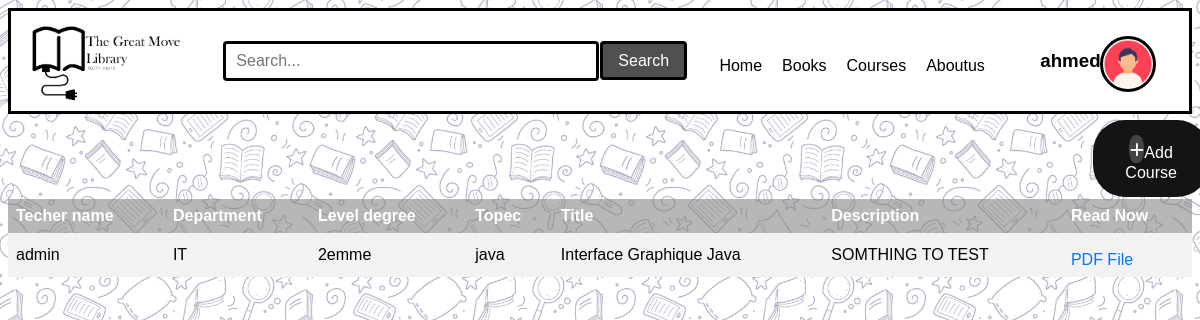
Screenshot of /Courses.php (signed in) with the database file from the repository.
### tables this page shows
CREATE TABLE `users` (
  `id` int NOT NULL AUTO_INCREMENT,
  `username` varchar(255) NOT NULL,
  `password` varchar(255) NOT NULL,
  `email` varchar(255) NOT NULL,
  `role` enum('teacher','student') NOT NULL,
  `created_at` timestamp NOT NULL DEFAULT CURRENT_TIMESTAMP,
  PRIMARY KEY (`id`)
);

CREATE TABLE `lessons` (
  `id` int NOT NULL AUTO_INCREMENT,
  `title` varchar(255) NOT NULL,
  `description` text,
  `file_path` varchar(255) NOT NULL,
  `teacher_id` int NOT NULL,
  `created_at` timestamp NOT NULL DEFAULT CURRENT_TIMESTAMP,
  `department_id` varchar(50) NOT NULL,
  `topec` varchar(50) NOT NULL,
  `class_level` int NOT NULL,
  PRIMARY KEY (`id`),
  KEY `teacher_id` (`teacher_id`),
  CONSTRAINT `lessons_ibfk_1` FOREIGN KEY (`teacher_id`) REFERENCES `users` (`id`)
);

### Courses.php (the view, shortened to what this page needs)
<?php
require_once('connbd.php');
$query = "SELECT * FROM lessons";
$courses = $db->query($query)->fetchAll(PDO::FETCH_ASSOC);
include 'navANDhead.php';
?>
    <a class='button' href="uplodecourseform.php"><span>&#43;</span>Add<br>Course</a>
    <table>
        <tr>
            <th>Techer name</th>
            <th>Department</th>
            <th>Level degree</th>
            <th>Topec</th>
            <th>Title</th>
            <th>Description</th>
			<th>Read Now</th>
        </tr>
        <?php foreach ($courses as $course): ?>
        <tr>
            <?php
            $query2 = "SELECT username FROM users WHERE id = ?";
            $stmt = $db->prepare($query2);
            $stmt->execute([$course['teacher_id']]);
            $result = $stmt->fetch(PDO::FETCH_ASSOC);
            ?>
            <td><?php echo $result['username']; ?></td>
            <td><?php echo $course['department_id']; ?></td>
            <td><?php
            if ($course['class_level']>10) {
                if ($course['class_level']==11) {
                    echo "1er Master";
                }else{ echo "2emm Master";}
            }else{
                if ($course['class_level']==2) {
                    echo "2emme";
                }if($course['class_level']==3) {
                    echo "3emme";
                }
            }
            ?></td>
            <td><?php echo $course['topec']; ?></td>
            <td><?php echo $course['title']; ?></td>
            <td><?php echo $course['description']; ?></td>
            <td> <a href="download.php?filename=<?php echo urlencode($course['file_path']);?>">PDF File</a></td>
        </tr>
        <?php endforeach; ?>
    </table>
</body>
</html>

### navANDhead.php (shortened to what this page needs)
<?php
require_once('connbd.php');?>
<!DOCTYPE html>
<html lang="en">
<head>
    <link rel="stylesheet" href="css/style.css">
    <link rel="stylesheet" href="css/booksstyle.css">
</head>
<body>
<header>
    <div class="header-container">
        <h1><a href="index.php"><img src="resorses/logo.png" width="190"></a></h1>
        <form method="get" action="search.php" class="search-form">
            <input type="text" name="search" class="search-input" placeholder="Search...">
            <input type="submit" value="Search" class="search-submit">
        </form>
        <nav class="nava">
            <ul>
                <li class="nava"><a href="index.php">Home</a></li>
                <li class="nava"><a href="books.php">Books</a></li>
                <li class="nava"><a href="Courses.php">Courses</a></li>
                <li class="nava"><a href="aboutpage.php">Aboutus</a></li>
            </ul>
        </nav>
        <div class="user-info">
            <h3 class="user-name">
                 <?php
                 if(isset($_SESSION['login'])){
                 $login=$_SESSION['login'];
                    $query = "SELECT * FROM users where username='$login'";
                    $user = $db->query($query)->fetchAll(PDO::FETCH_ASSOC);
                    foreach ($user as $user3):
                    echo $user3['username'];
                    endforeach;}
                    else{
                        echo "Guest";
                    }
                ?>
            </h3>
            <a href="profile.php"><img src="Profile-Icon-SVG-09856789.png" alt="Profile photo" class="profile-photo"></a>
        </div>
    </div>
</header>

### css/style.css (style rules this page uses)
body { font-family: Arial, sans-serif; background-color: white; background-image: url(../Src/assets/main.png); background-size: 290px; }
header { background-color: white; color: #000000; padding: 0px; border: 3px solid black; padding-right: 3%; }
h1 { margin: 0; text-align: center; justify-content: center; }
nav ul { margin: 0; padding: 0; list-style: none; display: flex; text-decoration: none; justify-content: space-between; border: #000000; border-color: #000000; }
nav li { margin: 0 10px; }
nav a { color: #000000; text-decoration: none; }
a:link { text-decoration: none; }
h3,p { font-family:Verdana; margin: auto; width: 25%; padding: 10px; }
a { display: block; margin-top: 10px; text-decoration: none; color : black; }
.button { position:relative; left:91.5%; top:2px; border-radius:32px 32px; background-color: #131413; border: none; color: rgb(255, 255, 255); padding: 15px 32px; text-align: center; text-decoration: none; display: inline-block; font-size: 16px; margin: 4px 2px; cursor: pointer; }
span { background-color: rgb(66, 68, 67); border: 16px; border-radius:43%; content: "\002B"; font-size: 25.5px; text-decoration: none; }
.profile-photo { width: 100px; height: 100px; border-radius: 50%; }
.header-container { display: flex; justify-content: space-between; align-items: center; }
.profile-photo { width: 50px; height: 50px; border-radius: 50%; margin-left: 5%; border: 3px solid black; }
.user-info { display: flex; align-items: center; color:#000000; }
.user-name { color : black; font-family: 'Gill Sans', 'Gill Sans MT', Calibri, 'Trebuchet MS', sans-serif; }
.search-form { display: flex; align-items: center; gap: 1px; }
.search-input { flex: 1; padding: 8px 10px; font-size: 16px; border: 3px solid #000000; border-radius: 4px; height: 18px; width: 350px; }
.search-submit { border: 3px solid #000000; padding: 8px 15px; font-size: 16px; background-color: #505050; color: white; border-radius: 4px; height: 39px; }

### css/booksstyle.css (style rules this page uses)
table { border-collapse: collapse; width: 100%; }
th, td { text-align: left; padding: 8px; }
th { background-color: rgba(137, 134, 134, 0.6); color: white; }
tr:nth-child(even) { background-color: #f2f2f2; }
a { text-decoration: none; color: #0077FF; }

### rows the page displays
users: username "ahmed"
lessons: teacher.username "admin", department "IT", class_level "2emme", topec "java", title "Interface Graphique Java", description "SOMTHING TO TEST"
